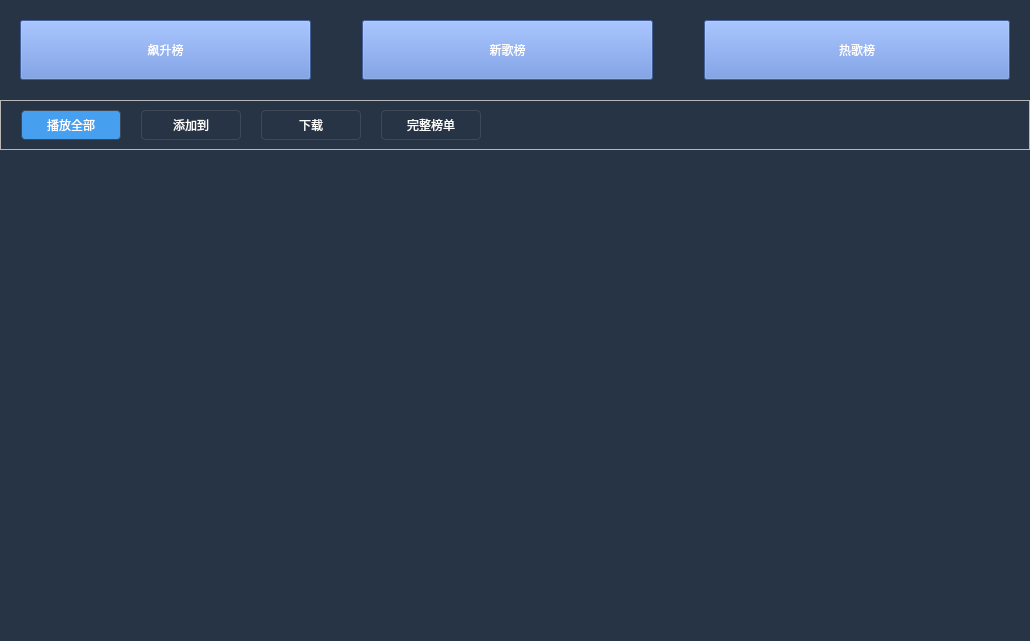
<?xml version="1.0" encoding="UTF-8"?>
<ui version="4.0">
 <class>RankingList</class>
 <widget class="QWidget" name="RankingList">
  <property name="geometry">
   <rect>
    <x>0</x>
    <y>0</y>
    <width>1030</width>
    <height>641</height>
   </rect>
  </property>
  <property name="windowTitle">
   <string>Form</string>
  </property>
  <property name="styleSheet">
   <string notr="true"/>
  </property>
  <layout class="QVBoxLayout" name="verticalLayout_6">
   <property name="spacing">
    <number>0</number>
   </property>
   <property name="leftMargin">
    <number>0</number>
   </property>
   <property name="topMargin">
    <number>0</number>
   </property>
   <property name="rightMargin">
    <number>0</number>
   </property>
   <property name="bottomMargin">
    <number>0</number>
   </property>
   <item>
    <widget class="QScrollArea" name="scrollArea">
     <property name="styleSheet">
      <string notr="true">#scrollArea
{
border: none;
}</string>
     </property>
     <property name="verticalScrollBarPolicy">
      <enum>Qt::ScrollBarAsNeeded</enum>
     </property>
     <property name="sizeAdjustPolicy">
      <enum>QAbstractScrollArea::AdjustIgnored</enum>
     </property>
     <property name="widgetResizable">
      <bool>true</bool>
     </property>
     <widget class="QWidget" name="scrollAreaWidgetContents">
      <property name="geometry">
       <rect>
        <x>0</x>
        <y>0</y>
        <width>1030</width>
        <height>641</height>
       </rect>
      </property>
      <property name="minimumSize">
       <size>
        <width>0</width>
        <height>0</height>
       </size>
      </property>
      <property name="maximumSize">
       <size>
        <width>16777215</width>
        <height>16777215</height>
       </size>
      </property>
      <layout class="QVBoxLayout" name="verticalLayout_4">
       <property name="spacing">
        <number>0</number>
       </property>
       <property name="leftMargin">
        <number>0</number>
       </property>
       <property name="topMargin">
        <number>0</number>
       </property>
       <property name="rightMargin">
        <number>0</number>
       </property>
       <property name="bottomMargin">
        <number>0</number>
       </property>
       <item>
        <widget class="QWidget" name="widget_area1" native="true">
         <layout class="QVBoxLayout" name="verticalLayout_5">
          <property name="spacing">
           <number>0</number>
          </property>
          <property name="leftMargin">
           <number>0</number>
          </property>
          <property name="topMargin">
           <number>0</number>
          </property>
          <property name="rightMargin">
           <number>0</number>
          </property>
          <property name="bottomMargin">
           <number>0</number>
          </property>
          <item>
           <layout class="QVBoxLayout" name="verticalLayout_3">
            <property name="spacing">
             <number>0</number>
            </property>
            <item>
             <widget class="QWidget" name="widget_title" native="true">
              <property name="minimumSize">
               <size>
                <width>0</width>
                <height>100</height>
               </size>
              </property>
              <property name="styleSheet">
               <string notr="true">#widget_title
{
background-color: #263446;
}</string>
              </property>
              <layout class="QHBoxLayout" name="horizontalLayout_2">
               <property name="spacing">
                <number>0</number>
               </property>
               <property name="leftMargin">
                <number>0</number>
               </property>
               <property name="topMargin">
                <number>0</number>
               </property>
               <property name="rightMargin">
                <number>0</number>
               </property>
               <property name="bottomMargin">
                <number>0</number>
               </property>
               <item>
                <layout class="QHBoxLayout" name="horizontalLayout">
                 <property name="spacing">
                  <number>36</number>
                 </property>
                 <item>
                  <spacer name="horizontalSpacer_2">
                   <property name="orientation">
                    <enum>Qt::Horizontal</enum>
                   </property>
                   <property name="sizeType">
                    <enum>QSizePolicy::Maximum</enum>
                   </property>
                   <property name="sizeHint" stdset="0">
                    <size>
                     <width>20</width>
                     <height>20</height>
                    </size>
                   </property>
                  </spacer>
                 </item>
                 <item>
                  <widget class="TrianButton" name="pushButton_raisesong">
                   <property name="minimumSize">
                    <size>
                     <width>200</width>
                     <height>60</height>
                    </size>
                   </property>
                   <property name="styleSheet">
                    <string notr="true">QPushButton
{
background-color: #5e85d8;
font: 75 14pt &quot;Microsoft YaHei UI&quot;;
color: white;
margin-right: 15px;
}

QPushButton:hover
{
color: #44007b;
}</string>
                   </property>
                   <property name="text">
                    <string>飙升榜</string>
                   </property>
                  </widget>
                 </item>
                 <item>
                  <widget class="TrianButton" name="pushButton_newsong">
                   <property name="minimumSize">
                    <size>
                     <width>200</width>
                     <height>60</height>
                    </size>
                   </property>
                   <property name="styleSheet">
                    <string notr="true">QPushButton
{
background-color: #5e85d8;
font: 75 14pt &quot;Microsoft YaHei UI&quot;;
color: white;
margin-right: 15px;
}

QPushButton:hover
{
color: #44007b;
}</string>
                   </property>
                   <property name="text">
                    <string>新歌榜</string>
                   </property>
                  </widget>
                 </item>
                 <item>
                  <widget class="TrianButton" name="pushButton_hotsong">
                   <property name="minimumSize">
                    <size>
                     <width>200</width>
                     <height>60</height>
                    </size>
                   </property>
                   <property name="styleSheet">
                    <string notr="true">QPushButton
{
background-color: #5e85d8;
font: 75 14pt &quot;Microsoft YaHei UI&quot;;
color: white;
}

QPushButton:hover
{
color: #44007b;
}</string>
                   </property>
                   <property name="text">
                    <string>热歌榜</string>
                   </property>
                  </widget>
                 </item>
                 <item>
                  <spacer name="horizontalSpacer_3">
                   <property name="orientation">
                    <enum>Qt::Horizontal</enum>
                   </property>
                   <property name="sizeType">
                    <enum>QSizePolicy::Maximum</enum>
                   </property>
                   <property name="sizeHint" stdset="0">
                    <size>
                     <width>20</width>
                     <height>20</height>
                    </size>
                   </property>
                  </spacer>
                 </item>
                </layout>
               </item>
              </layout>
             </widget>
            </item>
            <item>
             <widget class="QWidget" name="widget_recommed" native="true">
              <property name="styleSheet">
               <string notr="true">#widget_recommed
{
background-color: #263446;
}
</string>
              </property>
              <layout class="QVBoxLayout" name="verticalLayout_2">
               <property name="spacing">
                <number>0</number>
               </property>
               <property name="leftMargin">
                <number>0</number>
               </property>
               <property name="topMargin">
                <number>0</number>
               </property>
               <property name="rightMargin">
                <number>0</number>
               </property>
               <property name="bottomMargin">
                <number>0</number>
               </property>
               <item>
                <layout class="QVBoxLayout" name="verticalLayout">
                 <property name="spacing">
                  <number>0</number>
                 </property>
                 <item>
                  <widget class="QFrame" name="frame">
                   <property name="minimumSize">
                    <size>
                     <width>0</width>
                     <height>50</height>
                    </size>
                   </property>
                   <property name="frameShape">
                    <enum>QFrame::StyledPanel</enum>
                   </property>
                   <property name="frameShadow">
                    <enum>QFrame::Raised</enum>
                   </property>
                   <layout class="QHBoxLayout" name="horizontalLayout_4">
                    <property name="spacing">
                     <number>0</number>
                    </property>
                    <property name="leftMargin">
                     <number>0</number>
                    </property>
                    <property name="topMargin">
                     <number>0</number>
                    </property>
                    <property name="rightMargin">
                     <number>0</number>
                    </property>
                    <property name="bottomMargin">
                     <number>0</number>
                    </property>
                    <item>
                     <layout class="QHBoxLayout" name="horizontalLayout_3">
                      <property name="spacing">
                       <number>20</number>
                      </property>
                      <item>
                       <spacer name="horizontalSpacer_4">
                        <property name="orientation">
                         <enum>Qt::Horizontal</enum>
                        </property>
                        <property name="sizeType">
                         <enum>QSizePolicy::Maximum</enum>
                        </property>
                        <property name="sizeHint" stdset="0">
                         <size>
                          <width>20</width>
                          <height>20</height>
                         </size>
                        </property>
                       </spacer>
                      </item>
                      <item>
                       <widget class="QPushButton" name="pushButton_playerall">
                        <property name="minimumSize">
                         <size>
                          <width>100</width>
                          <height>30</height>
                         </size>
                        </property>
                        <property name="styleSheet">
                         <string notr="true">QPushButton
{
background-color: #46a0ef;
color: white;
border: 1px solid #3d4957;
border-radius: 4px;
}

QPushButton:hover
{
background-color: #4093dc;

}</string>
                        </property>
                        <property name="text">
                         <string>播放全部</string>
                        </property>
                       </widget>
                      </item>
                      <item>
                       <widget class="QPushButton" name="pushButton_addto">
                        <property name="minimumSize">
                         <size>
                          <width>100</width>
                          <height>30</height>
                         </size>
                        </property>
                        <property name="styleSheet">
                         <string notr="true">QPushButton
{
background-color: transparent;
color: white;
border: 1px solid #3d4957;
border-radius: 4px;
}

QPushButton:hover
{
background-color: rgba(170, 170, 255,0.2);
}</string>
                        </property>
                        <property name="text">
                         <string>添加到</string>
                        </property>
                       </widget>
                      </item>
                      <item>
                       <widget class="QPushButton" name="pushButton_download">
                        <property name="minimumSize">
                         <size>
                          <width>100</width>
                          <height>30</height>
                         </size>
                        </property>
                        <property name="styleSheet">
                         <string notr="true">QPushButton
{
background-color: transparent;
color: white;
border: 1px solid #3d4957;
border-radius: 4px;
}

QPushButton:hover
{
background-color: rgba(170, 170, 255,0.2);
}</string>
                        </property>
                        <property name="text">
                         <string>下载</string>
                        </property>
                       </widget>
                      </item>
                      <item>
                       <widget class="QPushButton" name="pushButton_whloelist">
                        <property name="minimumSize">
                         <size>
                          <width>100</width>
                          <height>30</height>
                         </size>
                        </property>
                        <property name="styleSheet">
                         <string notr="true">QPushButton
{
background-color: transparent;
color: white;
border: 1px solid #3d4957;
border-radius: 4px;
}

QPushButton:hover
{
background-color: rgba(170, 170, 255,0.2);
}</string>
                        </property>
                        <property name="text">
                         <string>完整榜单</string>
                        </property>
                       </widget>
                      </item>
                      <item>
                       <spacer name="horizontalSpacer">
                        <property name="orientation">
                         <enum>Qt::Horizontal</enum>
                        </property>
                        <property name="sizeHint" stdset="0">
                         <size>
                          <width>40</width>
                          <height>20</height>
                         </size>
                        </property>
                       </spacer>
                      </item>
                     </layout>
                    </item>
                   </layout>
                  </widget>
                 </item>
                 <item>
                  <layout class="QHBoxLayout" name="horizontalLayout_5">
                   <property name="spacing">
                    <number>30</number>
                   </property>
                   <item>
                    <widget class="QListWidget" name="listWidget_left">
                     <property name="minimumSize">
                      <size>
                       <width>0</width>
                       <height>260</height>
                      </size>
                     </property>
                     <property name="styleSheet">
                      <string notr="true">QListWidget
{
border: none;
background-color: transparent;
}

QListWidget::item
{
background-color: transparent;
}

QListWidget::item:hover
{
background-color: rgba(70, 160, 239,0.3);
}

QListWidget::item:selected
{
background-color: transparent;
}</string>
                     </property>
                    </widget>
                   </item>
                   <item>
                    <widget class="QListWidget" name="listWidget_right">
                     <property name="minimumSize">
                      <size>
                       <width>0</width>
                       <height>260</height>
                      </size>
                     </property>
                     <property name="styleSheet">
                      <string notr="true">QListWidget
{
border: none;
background-color: transparent;
}

QListWidget::item
{
background-color: transparent;
}

QListWidget::item:hover
{
background-color: rgba(70, 160, 239,0.3);
}

QListWidget::item:selected
{
background-color: transparent;
}</string>
                     </property>
                    </widget>
                   </item>
                  </layout>
                 </item>
                </layout>
               </item>
              </layout>
             </widget>
            </item>
            <item>
             <widget class="QListWidget" name="listWidget_feature">
              <property name="styleSheet">
               <string notr="true">QListWidget
{
border: none;
background-color: #263446;
}

QListWidget::item
{
background-color: #263446;
}

QListWidget::item:hover
{
background-color: #263446;
}

QListWidget::item:selected
{
background-color: #263446;
}</string>
              </property>
             </widget>
            </item>
           </layout>
          </item>
         </layout>
        </widget>
       </item>
      </layout>
     </widget>
    </widget>
   </item>
  </layout>
 </widget>
 <customwidgets>
  <customwidget>
   <class>TrianButton</class>
   <extends>QPushButton</extends>
   <header>mainwidget/TrianButton.h</header>
  </customwidget>
 </customwidgets>
 <resources/>
 <connections/>
</ui>
